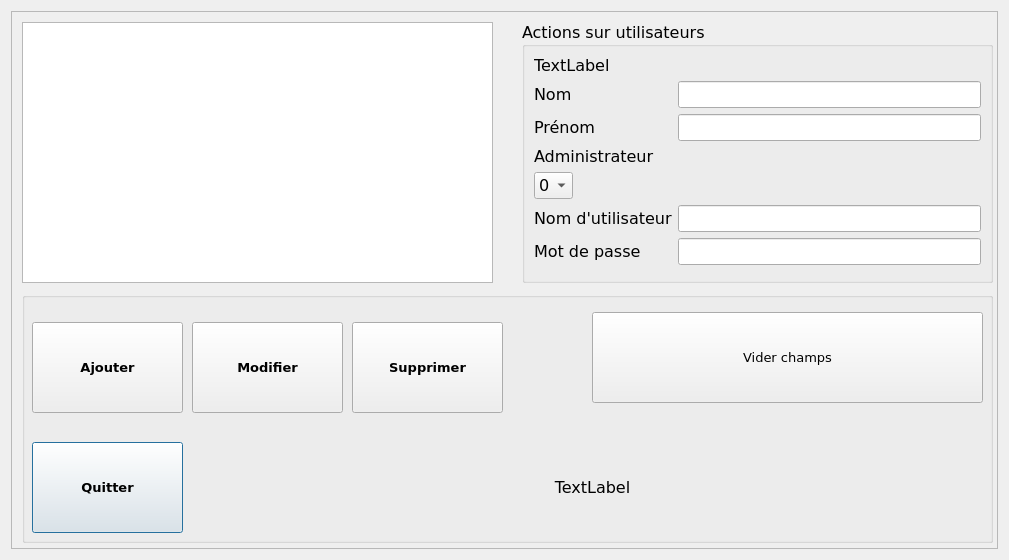
<?xml version="1.0" encoding="UTF-8"?>
<ui version="4.0">
 <class>Utilisateur</class>
 <widget class="QDialog" name="Utilisateur">
  <property name="geometry">
   <rect>
    <x>0</x>
    <y>0</y>
    <width>1009</width>
    <height>560</height>
   </rect>
  </property>
  <property name="font">
   <font>
    <family>Verdana</family>
    <pointsize>10</pointsize>
   </font>
  </property>
  <property name="windowTitle">
   <string>Utilisateurs</string>
  </property>
  <property name="styleSheet">
   <string notr="true">#QPushButton{
background-color = rgb(255, 146, 157);
}</string>
  </property>
  <layout class="QVBoxLayout" name="verticalLayout_2">
   <item>
    <widget class="QScrollArea" name="scrollArea">
     <property name="widgetResizable">
      <bool>true</bool>
     </property>
     <widget class="QWidget" name="scrollAreaWidgetContents_2">
      <property name="geometry">
       <rect>
        <x>0</x>
        <y>0</y>
        <width>989</width>
        <height>540</height>
       </rect>
      </property>
      <widget class="QGroupBox" name="groupBox_2">
       <property name="geometry">
        <rect>
         <x>10</x>
         <y>280</y>
         <width>971</width>
         <height>251</height>
        </rect>
       </property>
       <property name="title">
        <string/>
       </property>
       <widget class="QLabel" name="uLabelAlerte">
        <property name="geometry">
         <rect>
          <x>180</x>
          <y>150</y>
          <width>781</width>
          <height>91</height>
         </rect>
        </property>
        <property name="font">
         <font>
          <family>Verdana</family>
          <pointsize>12</pointsize>
         </font>
        </property>
        <property name="text">
         <string>TextLabel</string>
        </property>
        <property name="alignment">
         <set>Qt::AlignCenter</set>
        </property>
       </widget>
       <widget class="QPushButton" name="uBtnQuitter">
        <property name="geometry">
         <rect>
          <x>10</x>
          <y>150</y>
          <width>151</width>
          <height>91</height>
         </rect>
        </property>
        <property name="font">
         <font>
          <family>Verdana</family>
          <pointsize>10</pointsize>
          <weight>75</weight>
          <bold>true</bold>
         </font>
        </property>
        <property name="styleSheet">
         <string notr="true">background-color = rgb(255, 146, 157);</string>
        </property>
        <property name="text">
         <string>Quitter</string>
        </property>
       </widget>
       <widget class="QPushButton" name="uBtnViderChamps">
        <property name="geometry">
         <rect>
          <x>570</x>
          <y>20</y>
          <width>391</width>
          <height>91</height>
         </rect>
        </property>
        <property name="font">
         <font>
          <underline>false</underline>
          <strikeout>false</strikeout>
         </font>
        </property>
        <property name="styleSheet">
         <string notr="true"/>
        </property>
        <property name="text">
         <string>Vider champs</string>
        </property>
       </widget>
       <widget class="QPushButton" name="uBtnAjouter">
        <property name="geometry">
         <rect>
          <x>10</x>
          <y>30</y>
          <width>151</width>
          <height>91</height>
         </rect>
        </property>
        <property name="font">
         <font>
          <family>Verdana</family>
          <pointsize>10</pointsize>
          <weight>75</weight>
          <bold>true</bold>
         </font>
        </property>
        <property name="styleSheet">
         <string notr="true"/>
        </property>
        <property name="text">
         <string>Ajouter</string>
        </property>
       </widget>
       <widget class="QPushButton" name="uBtnModifier">
        <property name="geometry">
         <rect>
          <x>170</x>
          <y>30</y>
          <width>151</width>
          <height>91</height>
         </rect>
        </property>
        <property name="font">
         <font>
          <family>Verdana</family>
          <pointsize>10</pointsize>
          <weight>75</weight>
          <bold>true</bold>
         </font>
        </property>
        <property name="text">
         <string>Modifier</string>
        </property>
       </widget>
       <widget class="QPushButton" name="uBtnSupprimer">
        <property name="geometry">
         <rect>
          <x>330</x>
          <y>30</y>
          <width>151</width>
          <height>91</height>
         </rect>
        </property>
        <property name="font">
         <font>
          <family>Verdana</family>
          <pointsize>10</pointsize>
          <weight>75</weight>
          <bold>true</bold>
         </font>
        </property>
        <property name="text">
         <string>Supprimer</string>
        </property>
       </widget>
      </widget>
      <widget class="QTableView" name="uTabV">
       <property name="geometry">
        <rect>
         <x>10</x>
         <y>10</y>
         <width>471</width>
         <height>261</height>
        </rect>
       </property>
       <property name="font">
        <font>
         <family>Verdana</family>
         <pointsize>12</pointsize>
        </font>
       </property>
      </widget>
      <widget class="QGroupBox" name="groupBox">
       <property name="geometry">
        <rect>
         <x>510</x>
         <y>10</y>
         <width>471</width>
         <height>261</height>
        </rect>
       </property>
       <property name="font">
        <font>
         <family>Verdana</family>
         <pointsize>12</pointsize>
        </font>
       </property>
       <property name="title">
        <string>Actions sur utilisateurs</string>
       </property>
       <layout class="QFormLayout" name="formLayout">
        <item row="0" column="0">
         <widget class="QLabel" name="uLabelIditUtilisateur">
          <property name="font">
           <font>
            <family>Verdana</family>
            <pointsize>12</pointsize>
           </font>
          </property>
          <property name="text">
           <string>TextLabel</string>
          </property>
         </widget>
        </item>
        <item row="1" column="0">
         <widget class="QLabel" name="label">
          <property name="font">
           <font>
            <family>Verdana</family>
            <pointsize>12</pointsize>
           </font>
          </property>
          <property name="text">
           <string>Nom</string>
          </property>
         </widget>
        </item>
        <item row="1" column="1">
         <widget class="QLineEdit" name="uTxtNom">
          <property name="font">
           <font>
            <family>Verdana</family>
            <pointsize>12</pointsize>
           </font>
          </property>
          <property name="placeholderText">
           <string/>
          </property>
         </widget>
        </item>
        <item row="3" column="0">
         <widget class="QLabel" name="label_2">
          <property name="font">
           <font>
            <family>Verdana</family>
            <pointsize>12</pointsize>
           </font>
          </property>
          <property name="text">
           <string>Prénom</string>
          </property>
         </widget>
        </item>
        <item row="3" column="1">
         <widget class="QLineEdit" name="uTxtPrenom">
          <property name="font">
           <font>
            <family>Verdana</family>
            <pointsize>12</pointsize>
           </font>
          </property>
          <property name="placeholderText">
           <string/>
          </property>
         </widget>
        </item>
        <item row="5" column="0">
         <widget class="QLabel" name="uLabelAdministrateur">
          <property name="font">
           <font>
            <family>Verdana</family>
            <pointsize>12</pointsize>
           </font>
          </property>
          <property name="text">
           <string>Administrateur</string>
          </property>
         </widget>
        </item>
        <item row="6" column="0">
         <widget class="QComboBox" name="uCBoxAdministrateur">
          <property name="font">
           <font>
            <pointsize>12</pointsize>
           </font>
          </property>
          <item>
           <property name="text">
            <string>0</string>
           </property>
          </item>
          <item>
           <property name="text">
            <string>1</string>
           </property>
          </item>
         </widget>
        </item>
        <item row="8" column="1">
         <widget class="QLineEdit" name="uTxtUsername">
          <property name="font">
           <font>
            <family>Verdana</family>
            <pointsize>12</pointsize>
           </font>
          </property>
          <property name="placeholderText">
           <string/>
          </property>
         </widget>
        </item>
        <item row="10" column="1">
         <widget class="QLineEdit" name="uTxtPassword">
          <property name="font">
           <font>
            <family>Verdana</family>
            <pointsize>12</pointsize>
           </font>
          </property>
          <property name="placeholderText">
           <string/>
          </property>
         </widget>
        </item>
        <item row="10" column="0">
         <widget class="QLabel" name="label_4">
          <property name="font">
           <font>
            <family>Verdana</family>
            <pointsize>12</pointsize>
           </font>
          </property>
          <property name="text">
           <string>Mot de passe</string>
          </property>
         </widget>
        </item>
        <item row="8" column="0">
         <widget class="QLabel" name="label_3">
          <property name="font">
           <font>
            <family>Verdana</family>
            <pointsize>12</pointsize>
           </font>
          </property>
          <property name="text">
           <string>Nom d'utilisateur</string>
          </property>
         </widget>
        </item>
       </layout>
      </widget>
     </widget>
    </widget>
   </item>
  </layout>
 </widget>
 <tabstops>
  <tabstop>uTxtNom</tabstop>
  <tabstop>uTxtPrenom</tabstop>
  <tabstop>uTxtUsername</tabstop>
  <tabstop>uTxtPassword</tabstop>
  <tabstop>uBtnAjouter</tabstop>
  <tabstop>uBtnModifier</tabstop>
  <tabstop>uBtnSupprimer</tabstop>
  <tabstop>uBtnViderChamps</tabstop>
  <tabstop>uBtnQuitter</tabstop>
  <tabstop>uTabV</tabstop>
  <tabstop>scrollArea</tabstop>
  <tabstop>uCBoxAdministrateur</tabstop>
 </tabstops>
 <resources/>
 <connections/>
</ui>
